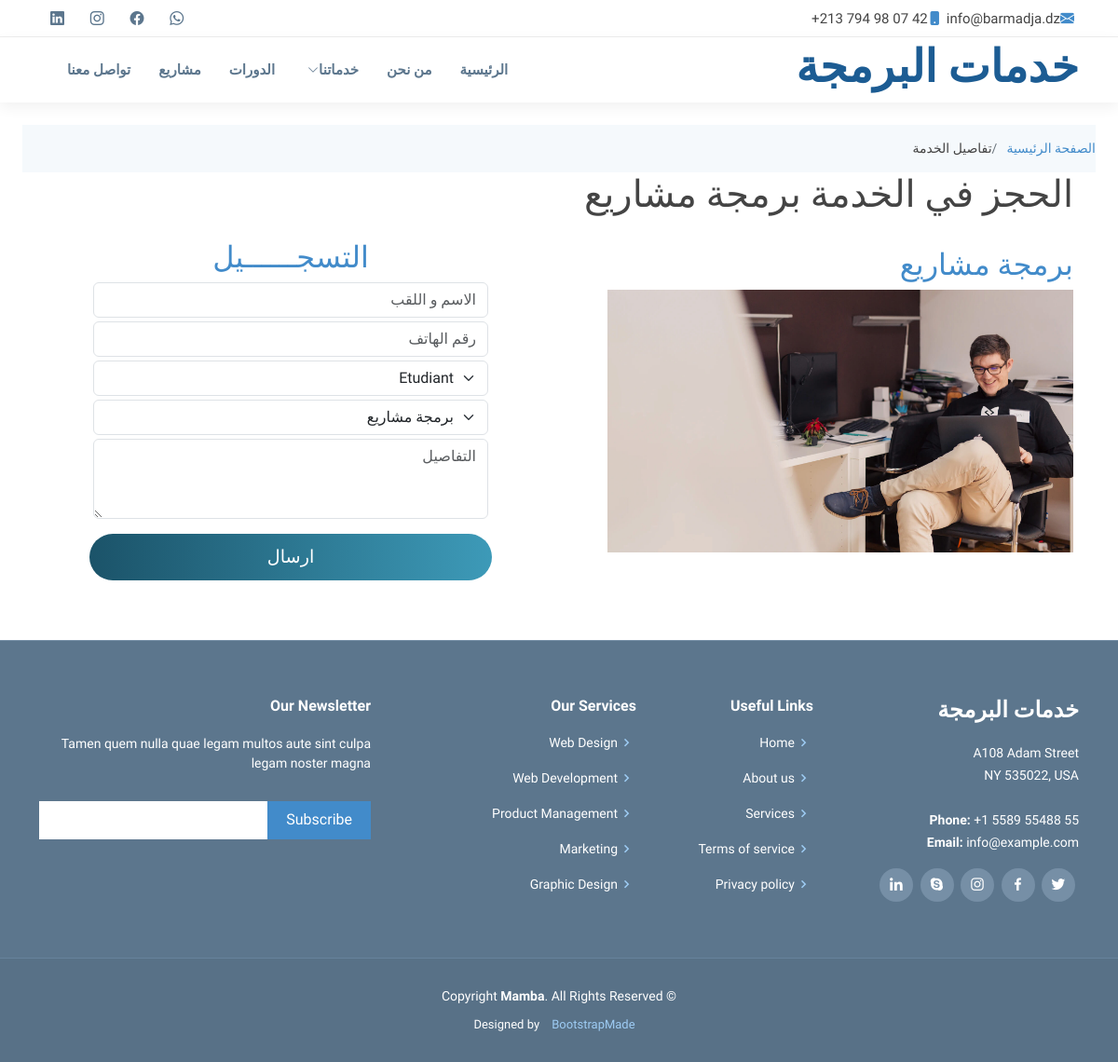
Before: /service/2 with the older database file.
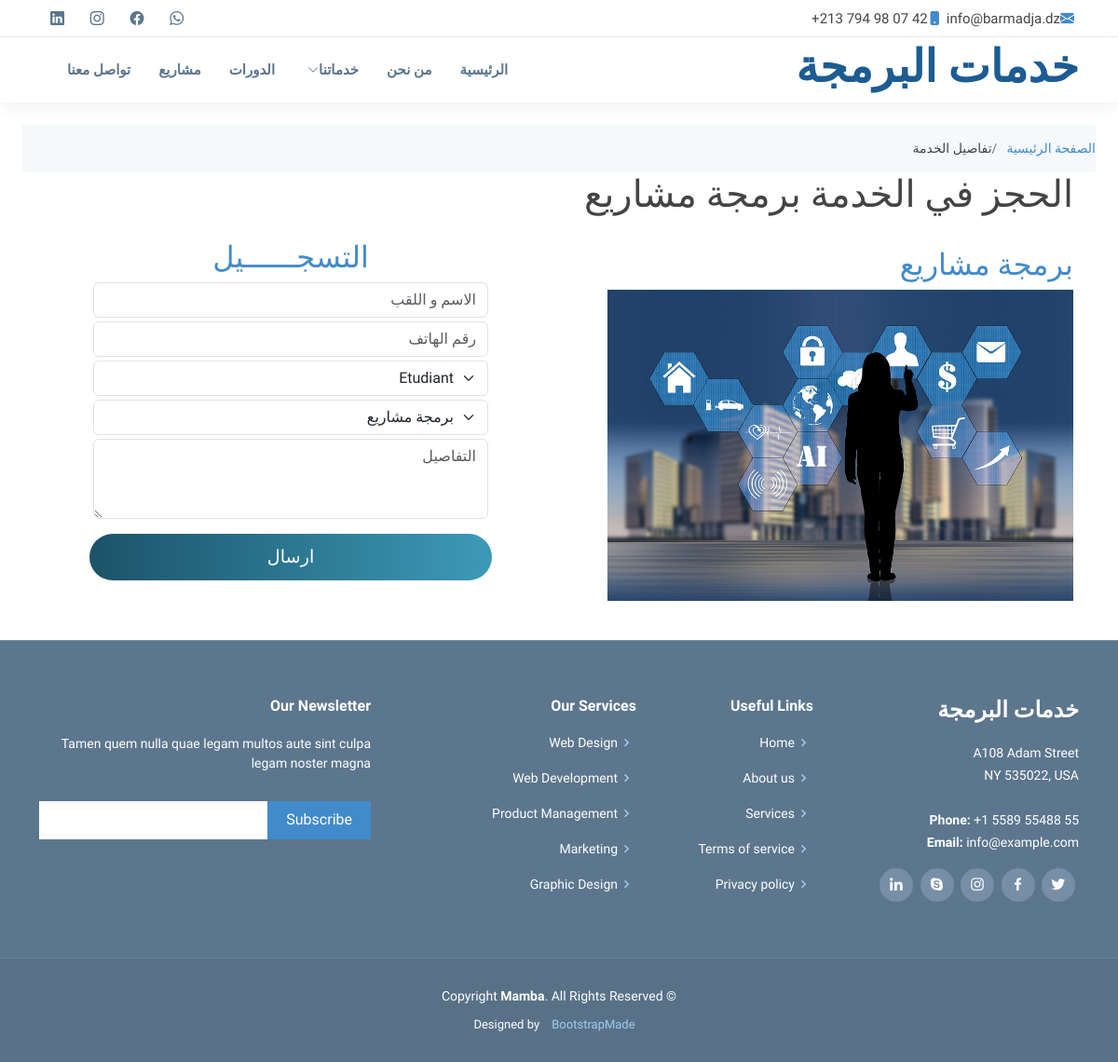
After: the same page with the newer database file.
### store/models.py (models this page shows)
class service(models.Model):
    designation = models.CharField(max_length=100)
    image = models.ImageField(upload_to='images/',null=True,blank=True)
    description = models.CharField(max_length=200)
    class Meta:
        ordering = ['-designation']
    def __str__(self):
        return self.designation

### store/views.py (the view, shortened to what this page needs)
# urls.py: path('service/<int:pk>', views.view_service, name="service"),
def view_service(request,pk):
    services=service.objects.get(id=pk)
    serviceForm = forms.CustomerForm()
    serviceForm.fields["service"].initial = pk
    return render(request, 'view_service.html', {'vservices':services,'serviceForm':serviceForm})

### store/forms.py
class CustomerForm(forms.ModelForm):
    description = forms.CharField(widget=forms.Textarea(attrs={
        'rows': '3',
    }))
    class Meta:
        model=models.customer
        fields=['name','phone','service','type','description']

### templates/view_service.html (shortened to what this page needs)
{% extends 'main.html' %}
{% load widget_tweaks %}
{% load static %}
{% block content %}
<head>
</head>
  <main class="main row m-4">
    <nav class="breadcrumbs">
      <ol>
        <li><a href="{% url 'store' %}">الصفحة الرئيسية</a></li>
        <li class="current">تفاصيل الخدمة</li>
      </ol>
    </nav>
    <div class="page-title col-lg-6 col-md-12" data-aos="fade">
      <div class="container">
        <h1>الحجز في الخدمة {{vservices.designation}}</h1>
        <br>
        <h2><a href="#">{{vservices.description}}</a></h2>
        <img src="{{vservices.image.url}}" width="500" alt="">
      </div>
    </div>
    <div align="center" class="col-lg-6 col-md-12 ps-5 pe-5 mt-5">
        <div class="login-content">
          <form method="post" class="p-4">
              <h2 class="title"><a href="">التسجــــــيل</a></h2>
              <div class="input-div d-grid gap-3 m-1">
                  {% render_field serviceForm.name class="form-control" id="name" placeholder="الاسم و اللقب" %}
              </div>
              <div class="input-div d-grid gap-3 m-1">
                  {% render_field serviceForm.phone class="form-control" id="phone" placeholder="رقم الهاتف" %}
              </div>
              <div class="input-div d-grid gap-3 m-1">
                {% render_field serviceForm.type class="form-select" id="type" %}
              </div>
              <div class="input-div d-grid gap-3 m-1">
                {% render_field serviceForm.service class="form-select" id="service" %}
              </div>
              <div class="input-div d-grid gap-3 m-1">
                {% render_field serviceForm.description class="form-control" placeholder="التفاصيل" %}
              </div>
              <input type="submit" class="btn" value="ارسال">
          </form>
        </div>
    </div>
  </main>
{% endblock content %}

Changed rows visible on the page:
changed service "برمجة مشاريع": image: a different picture
